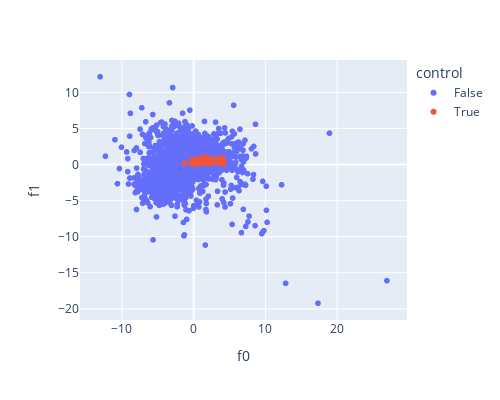
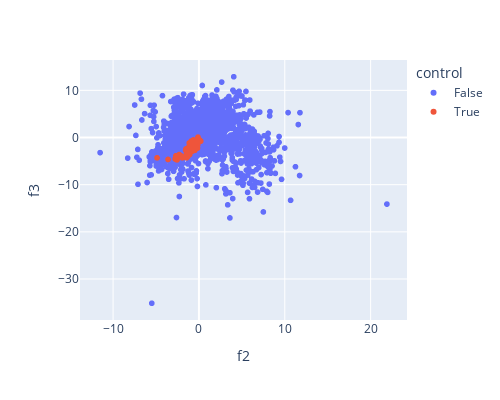
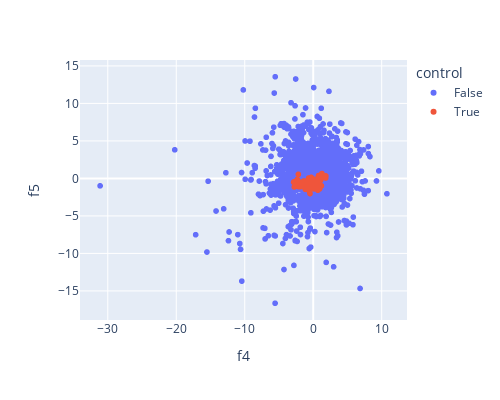

Write notebook code for charts like these, in order.
### Code cell
fig=px.scatter(df_to_be_shown,x='f0',y='f1',color='control',width=500, height=400)
fig.show()
fig=px.scatter(df_to_be_shown,x='f2',y='f3',color='control',width=500, height=400)
fig.show()
fig=px.scatter(df_to_be_shown,x='f4',y='f5',color='control',width=500, height=400)
fig.show()
